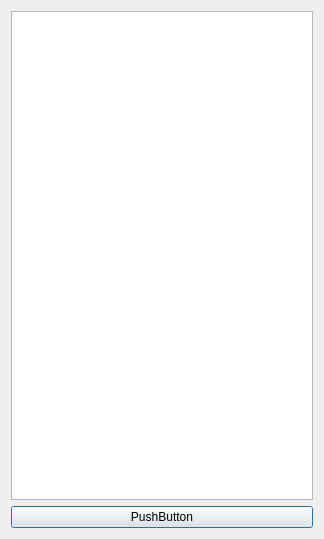
<?xml version="1.0" encoding="UTF-8"?>
<ui version="4.0">
 <class>Dialog</class>
 <widget class="QDialog" name="Dialog">
  <property name="geometry">
   <rect>
    <x>0</x>
    <y>0</y>
    <width>324</width>
    <height>539</height>
   </rect>
  </property>
  <property name="windowTitle">
   <string>Spesify atoms types</string>
  </property>
  <layout class="QVBoxLayout" name="verticalLayout">
   <item>
    <widget class="QTableWidget" name="TheTable"/>
   </item>
   <item>
    <widget class="QPushButton" name="okButton">
     <property name="acceptDrops">
      <bool>false</bool>
     </property>
     <property name="text">
      <string>PushButton</string>
     </property>
    </widget>
   </item>
  </layout>
 </widget>
 <resources/>
 <connections/>
</ui>
